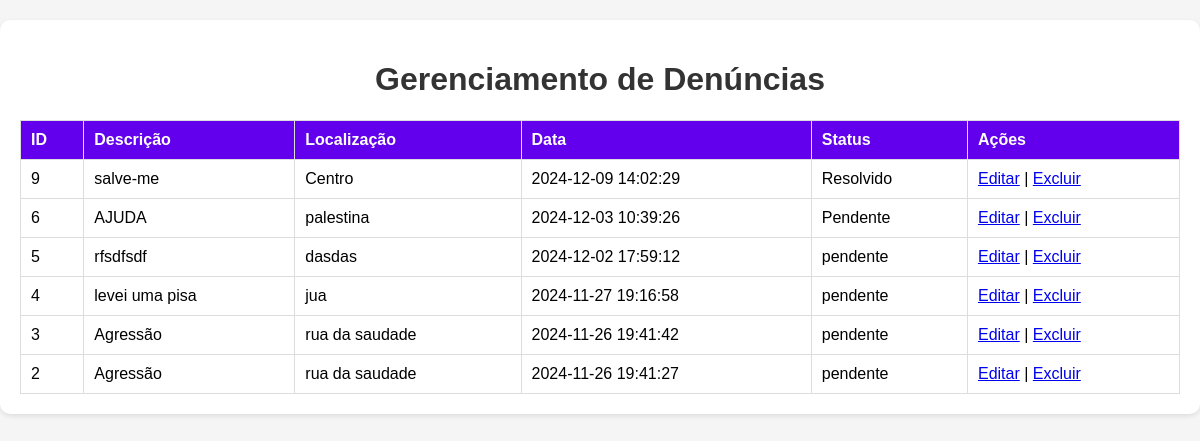
The app's page /admin.php with its own data.
### tables this page shows
CREATE TABLE `denuncias` (
  `id` int(11) NOT NULL,
  `nome` varchar(255) DEFAULT NULL,
  `descricao` text NOT NULL,
  `localizacao` varchar(255) DEFAULT NULL,
  `contato` varchar(255) DEFAULT NULL,
  `arquivo` varchar(255) DEFAULT NULL,
  `data_envio` timestamp NOT NULL DEFAULT current_timestamp(),
  `status` varchar(20) DEFAULT 'pendente'
);

### backend/listar_denuncias.php (the view, shortened to what this page needs)
<?php
include 'conexao.php';
$sql = "SELECT * FROM denuncias ORDER BY data_envio DESC";
$result = $conn->query($sql);
if ($result->num_rows > 0) {
    while ($row = $result->fetch_assoc()) {
        echo "<tr>";
        echo "<td>{$row['id']}</td>";
        echo "<td>{$row['descricao']}</td>";
        echo "<td>{$row['localizacao']}</td>";
        echo "<td>{$row['data_envio']}</td>";
        echo "<td>{$row['status']}</td>";
        echo "<td>
                <a href='backend/editar.php?id={$row['id']}'>Editar</a> |
                <a href='backend/deletar.php?id={$row['id']}' onclick='return confirm(\"Tem certeza que deseja excluir esta denúncia?\");'>Excluir</a>
              </td>";
        echo "</tr>";
    }
} else {
    echo "<tr><td colspan='5'>Nenhuma denúncia encontrada.</td></tr>";
}
?>

### admin.php (shortened to what this page needs)
<!DOCTYPE html>
<html lang="pt-BR">
<head>
    <link rel="stylesheet" href="css/admin.css">
</head>
<body>
    <div class="container">
        <h1>Gerenciamento de Denúncias</h1>
        <table>
            <thead>
                <tr>
                    <th>ID</th>
                    <th>Descrição</th>
                    <th>Localização</th>
                    <th>Data</th>
                    <th>Status</th>
                    <th>Ações</th>
                </tr>
            </thead>
            <tbody>
                <?php
                include("../desenvolvimento/backend/listar_denuncias.php");
                ?>
            </tbody>
        </table>
    </div>
</body>
</html>

### css/admin.css (style rules this page uses)
body { font-family: Arial, sans-serif; margin: 0; padding: 0; background-color: #f5f5f5; }
.container { max-width: 1200px; margin: 20px auto; padding: 20px; background: white; box-shadow: 0 2px 5px rgba(0, 0, 0, 0.1); border-radius: 10px; }
h1 { text-align: center; color: #333; }
table { width: 100%; border-collapse: collapse; margin-top: 20px; }
table th, table td { padding: 10px; border: 1px solid #ddd; text-align: left; }
table th { background-color: #6200ee; color: white; }

### records on screen
denuncias: id "9", descricao "salve-me", localizacao "Centro", data_envio "2024-12-09 14:02:29", status "Resolvido"
denuncias: id "6", descricao "AJUDA", localizacao "palestina", data_envio "2024-12-03 10:39:26", status "Pendente"
denuncias: id "5", descricao "rfsdfsdf", localizacao "dasdas", data_envio "2024-12-02 17:59:12", status "pendente"
denuncias: id "4", descricao "levei uma pisa", localizacao "jua", data_envio "2024-11-27 19:16:58", status "pendente"
denuncias: id "3", descricao "Agressão", localizacao "rua da saudade", data_envio "2024-11-26 19:41:42", status "pendente"
denuncias: id "2", descricao "Agressão", localizacao "rua da saudade", data_envio "2024-11-26 19:41:27", status "pendente"
